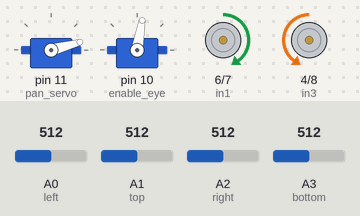
The sketch below on a simulated Arduino Uno, built with avr-gcc and run on an emulated ATmega328P. On the bench: 2 × servo, motor-driver pin pairs drawn as motors (green arrow = first pin HIGH = forward, orange = second pin HIGH = backward, longer = more drive, scaled by the enable pin). Inputs (shaded band) come from the test bench; at power-on: A0 (left) = 512, A1 (top) = 512, A2 (right) = 512, A3 (bottom) = 512.

Above: at 0.1 s.
Timing chart, 0 to 1.6 s (numbered marks = the images above):
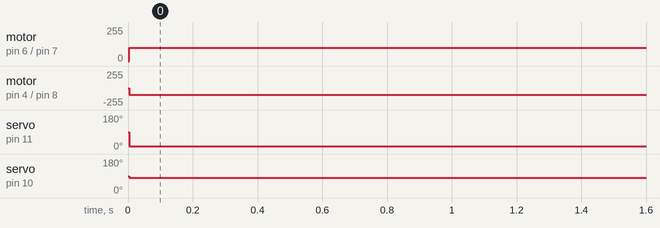

The sketch:

Main.ino
```cpp
#include <Servo.h>

Servo pan_servo;    //Head movement right or left
Servo tilt_servo;   //Head movement up or down

//Pins for motor driver
int ena = 5;        //Switch motor a on / off and speed control
int in1 = 6;        //Motor a pin1
int in2 = 7;        //Motor a pin2
int in3 = 4;        //Motor b pin1
int in4 = 8;        //Motor b pin2
int enb = 9;        //Switch motor b on / off and speed control

//Pins for Compound Eye
int enable_eye = 10;    //Pin to on / off IR LEDs
int left = A0;          //IR-Sensor left
int top = A1;           //IR-Sensor above
int right = A2;         //IR-Sensor right
int bottom = A3;        //IR-Sensor below


//Variables for ambient light + infrared
int absolute_top = 0;
int absolute_left = 0;
int absolute_bottom = 0;
int absolute_right = 0;

//Variables for only ambient light
int offset_top = 0;
int offset_left = 0;
int offset_bottom = 0;
int offset_right = 0;

//Variables for difference
int relative_top = 0;
int relative_left = 0;
int relative_bottom = 0;
int relative_right = 0;


//Variables for positions of the servos
int pan_pos = 0;
int tilt_pos = 0;
int servo_step = 1;  //How fast the servo should move per step

int robot_speed = 100; //Robot Speed
int pan_zero = 90;     //Pan-Servo start position
int tilt_zero = 90;    //Tilt-Servo start position
int udmax = 165;
int udmin = 80;
int lrmax = 165;
int lrmin = 15;

//==================================================================================================================================================

void setup(){

 //Pins for motor driver as output
  pinMode(ena , OUTPUT);
  pinMode(in1 , OUTPUT);
  pinMode(in2 , OUTPUT);
  pinMode(in3 , OUTPUT);
  pinMode(in4 , OUTPUT);
  pinMode(enb , OUTPUT);

  //Disable the motors
  analogWrite(ena , 0);
  analogWrite(enb , 0);

  //Pin for the Compound Eye as an output
  pinMode(enable_eye , OUTPUT);

  pan_servo.attach(11);  //Pan-Servo is attached to Pin 11
  tilt_servo.attach(10); //Tilt-Servo is attached to Pin 10

  pan_servo.write(pan_zero);     //Setting Pan-Servo to middle
  tilt_servo.write(tilt_zero);   //Setting Tilt-Servo to middle

  Serial.begin(9600);

}

//Moving Forward
void fwd(){

  analogWrite(ena , robot_speed);
  digitalWrite(in1 , HIGH);
  digitalWrite(in2 , LOW);
  analogWrite(enb , robot_speed);
  digitalWrite(in3 , HIGH);
  digitalWrite(in4 , LOW);
}

//Not Moving at all
void brake (){

  digitalWrite(ena , LOW);
  digitalWrite(enb , LOW);
}


//Moving Backward
void bwd(){

  analogWrite(ena , robot_speed);
  digitalWrite(in1 , LOW);
  digitalWrite(in2 , HIGH);
  analogWrite(enb , robot_speed);
  digitalWrite(in3 , LOW);
  digitalWrite(in4 , HIGH);
}

//Moving to the left
void rotate_left(){

  analogWrite(ena , robot_speed);
  digitalWrite(in1 , HIGH);
  digitalWrite(in2 , LOW);
  analogWrite(enb , robot_speed);
  digitalWrite(in3 , LOW);
  digitalWrite(in4 , HIGH);
}

//Moving to the Right
void rotate_right(){

  analogWrite(ena , robot_speed);
  digitalWrite(in1 , LOW);
  digitalWrite(in2 , HIGH);
  analogWrite(enb , robot_speed);
  digitalWrite(in3 , HIGH);
  digitalWrite(in4 , LOW);
}

//==================================================================================================================================================

void loop(){

  //Read values when IR = ON
  digitalWrite(enable_eye , HIGH);    //IR-LEDs turn on
  delay(1);                           //very short delay for reading values

  //Reading values in light radiation (ambient light and IR light from LEDs)
  absolute_top = analogRead(top);
  absolute_left = analogRead(left);
  absolute_bottom = analogRead(bottom);
  absolute_right = analogRead(right);

  //Read values when IR = OFF
  digitalWrite(enable_eye , LOW);     //IR-LEDs turn off
  delay(1);                           //very short delay for reading values

 //Reading values in light (only ambient light)
  offset_top = analogRead(top);
  offset_left = analogRead(left);
  offset_bottom = analogRead(bottom);
  offset_right = analogRead(right);

  //Calculating difference (total irradiation - ambient light)
  relative_top = absolute_top-offset_top;
  relative_left = absolute_left-offset_left;
  relative_bottom = absolute_bottom-offset_bottom;
  relative_right = absolute_right-offset_right;


  //If the radiation on the left stronger than on the right move left
  if(relative_left > relative_right){
    pan_pos = pan_pos-servo_step;    //remove 1degree from servo position
  }

  //If the radiation on the right stronger than on the left move right
  else if(relative_left < relative_right ){
    pan_pos = pan_pos+servo_step;  //adding 1degree to the servo position
  }

  //Make sure that the servo is between 15degrees - 165degrees
  if(pan_pos > lrmax){
    pan_pos = lrmax;
  }
  if(pan_pos < lrmin){
    pan_pos = lrmin;
  }

  //Servo position is written to the servo
  pan_servo.write(pan_pos);


  //If the radiation below is stronger than above move downwards
  if(relative_bottom > relative_top){
    tilt_pos = tilt_pos-servo_step;    //remove 1degree from the servo position
  }

  //If the radiation above is stronger than below move upwards
  else if(relative_bottom < relative_top){
    tilt_pos = tilt_pos+servo_step;    //adding 1degree to the servo position
  }

  //Make sure that the servo is between 80degrees and 165degrees
  if(tilt_pos > udmax){
    tilt_pos = udmax;
  }
  if(tilt_pos < udmin){
    tilt_pos = udmin;
  }

  //Servo position is written to the servo
  tilt_servo.write(tilt_pos);

//==================================================================================================================================================

  //When the servo has reached the angle 115degrees turn right
  if(pan_pos > 115){
    rotate_right();
  }

  //When the servo has reached the angle 75degrees turn left
  else if(pan_pos < 75){
    rotate_left();
  }

  //If the angle is less than 115 ° AND the IR radiation is less than 300(top AND bottom AND right and left) move forward
  else if(tilt_pos < 115 && relative_top < 300 && relative_bottom < 300 && relative_left < 300 && relative_right < 300){
    fwd();
  }

  //If the angle is less than 115 ° AND the IR radiation is greater than 600(top AND bottom AND right and left) move backward
  else if(tilt_pos < 115 && relative_top > 600 && relative_bottom > 600 && relative_left > 600 && relative_right > 600){
    bwd();
  }

  //In all other cases stop
  else{
    brake();
    pan_servo.write(pan_zero);
    tilt_servo.write(tilt_zero);
  }

  delay(10);        //Short break

}
```

Measured:
- by itself, motor on pin 6 (in1) / pin 7 (in2): stopped → forward 100/255 at 0.00 s
- by itself, motor on pin 4 (in3) / pin 8 (in4): stopped → backward 100/255 at 0.00 s
- by itself, servo on pin 11 (pan_servo): 90° → 15° at 0.00 s
- by itself, servo on pin 10 (enable_eye): 90° → 80° at 0.00 s
